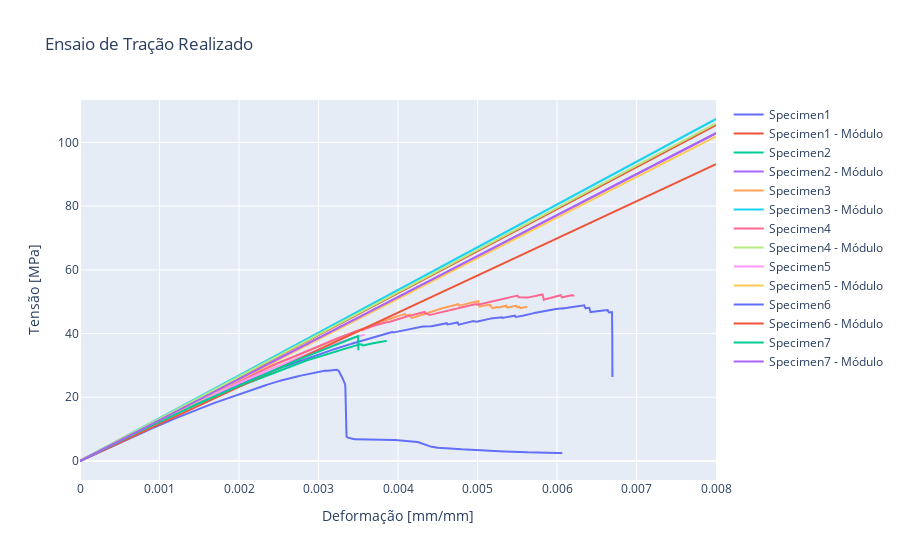

Write notebook code for a chart like this one.
### Markdown cell above
# Exemplo 3 : Exemplo de projeto
O procedimento acima poderia ser replicado de forma programática para diversos casos. Assim, poderia ser aplicada alguma estatística sobre os corpos de prova. Para tal, nesse momento vamos disponibilizar diretamente a biblioteca para auxiliar nesse processo. 

Ao tratar de diversos casos, deve-se utilizar a biblioteca `SeveralMechanicalTestingFittingLinear` da biblioteca `experimentalTreatingIsiPol`.

### Code cell
from experimentalTreatingIsiPol.main import SeveralMechanicalTestingFittingLinear

ClassInit = SeveralMechanicalTestingFittingLinear(
    archive_name=r'.\experimental_data\familia_composito\Specimen1.csv',
    machineName='68FM100_biaxial', 
    materialType='composite',
    direction='transversal',
    calculus_method='linearSearch',
    verbose=False
)
